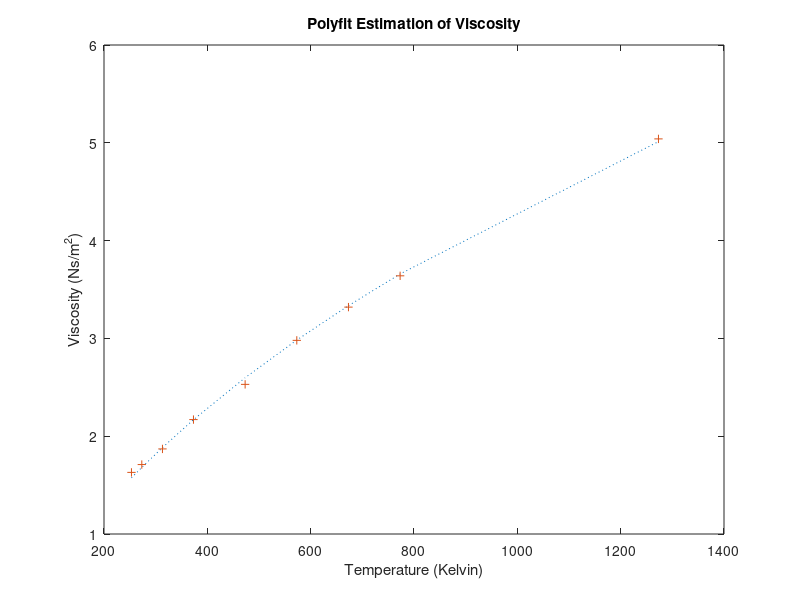

This chart was generated by the following MATLAB code:
% enter the temperatures in Kelvin 
T = [253.15, 273.15, 313.15, 373.15, 473.15, 573.15, 673.15, 773.15, 1273.15];

%enter the data for the given viscosities
V = [1.63, 1.71, 1.87, 2.17, 2.53, 2.98, 3.32, 3.64, 5.04];

%the new model uses the values of T^1.5/V
TV = (T.^1.5)./V;

%define the polynomial fit with degree 1 because the model is of degree 1
p = polyfit(T, TV, 1)

c = 1/p(1);
s = p(2)/p(1);

%generalize the function to predict new viscosities, PV
PV = (c*T.^(3/2))./(T+s);

figure
plot(T,PV, ':', T, V, '+') %plot
title('Polyfit Estimation of Viscosity') %title
xlabel('Temperature (Kelvin)') % x-axis label
ylabel('Viscosity (Ns/m^2)') % y-axis label
